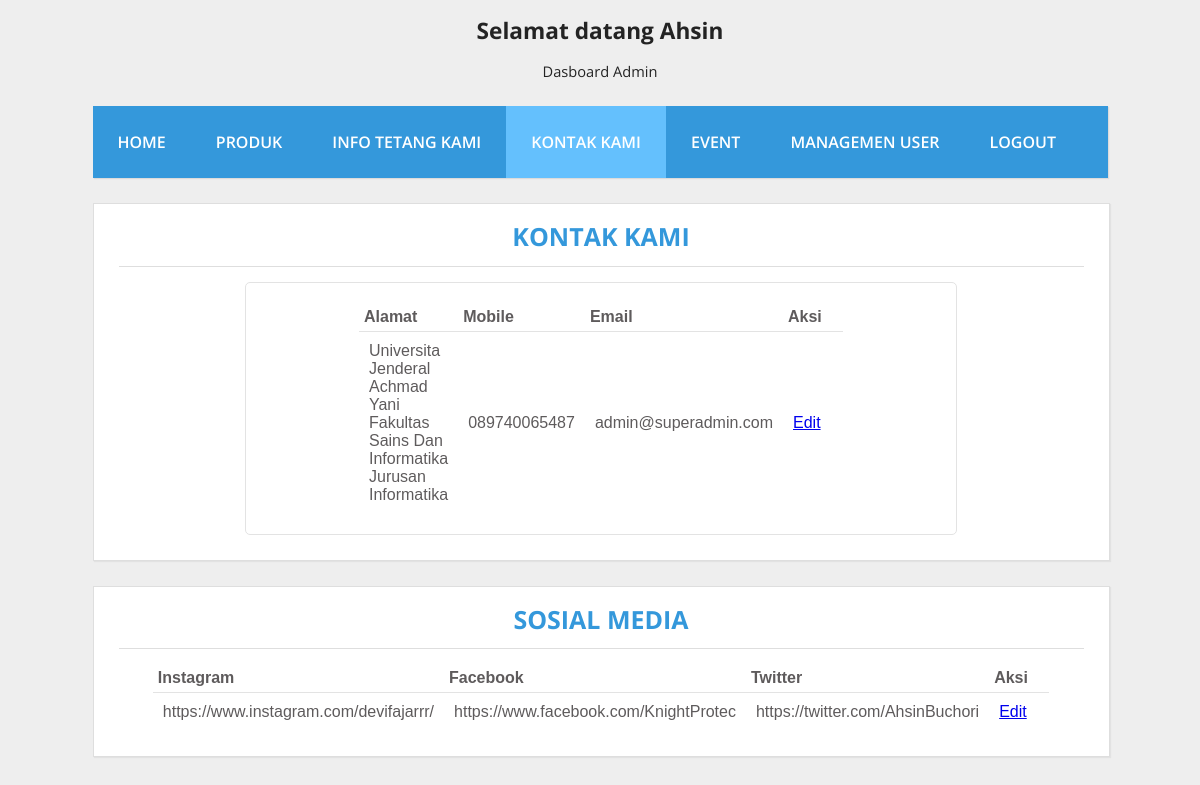
The page /Admin/kontak.php (signed in) on the database its author committed.
### tables this page shows
CREATE TABLE IF NOT EXISTS `kontak` (
  `id` int(12) NOT NULL AUTO_INCREMENT,
  `alamat` text NOT NULL,
  `mobile` varchar(12) NOT NULL,
  `email` varchar(100) NOT NULL,
  PRIMARY KEY (`id`)
);

CREATE TABLE IF NOT EXISTS `sosmed` (
  `id` int(11) NOT NULL AUTO_INCREMENT,
  `ig` text NOT NULL,
  `fb` text NOT NULL,
  `twitter` text NOT NULL,
  PRIMARY KEY (`id`)
);

### Admin/kontak.php (the view, shortened to what this page needs)
<!DOCTYPE html>
<html>
<head>
	<link rel="stylesheet" type="text/css" href="assets/css/produk.css">
</head>
<body>
	<header>
		<h1 class="judul">Selamat datang <?php echo $_SESSION['username'];?></h1>
		<p class="deskripsi">Dasboard Admin</p>
	</header>
	<div class="wrap">
		<nav class="menu">
			<ul>
				<li>
					<a href="dashboard.php">Home</a>
				</li>
				<li>
					<a href="produk.php" >Produk</a>
				</li>
				<li>
					<a href="info.php" >Info Tetang Kami</a>
				</li>
				<li>
					<a href="kontak.php" class="aktif">Kontak Kami</a>
				</li>
				<li>
					<a href="event.php">Event</a>
				</li>
				<li>
					<a href="user.php">Managemen User</a>
				</li>
				<li>
					<a href="konfigurasi/logout.php">Logout</a>
				</li>
			</ul>
		</nav>
		<div class="bkonten">
			<div class="konten">
				<div class="post-info">
					<b><center>Kontak Kami</center></b>
					<hr>
				</div>
				<center>
				<div id="outtable">
				  <table>
				  	<thead>
				  		<tr>
				  			<th class="short">Alamat</th>
				  			<th class="short">Mobile</th>
				  			<th class="normal">Email</th>
				  			<th class="short">Aksi</th>
				  		</tr>
				  	</thead>
				  	<tbody>
				  		<tr>
				  			<?php
								require_once("konfigurasi/koneksi.php");
								$query=mysqli_query($con,"SELECT * FROM kontak");
								while ($data=mysqli_fetch_array($query)) {
								?>
				  			<td><?php echo $data['alamat'];?></td>
				  			<td><?php echo $data['mobile'];?></td>
				  			<td><?php echo $data['email'];?></td>
				  			<td>
				  				<a href="FBalas.php?id=<?php echo $data['id'];?>">Edit</a>
				  			</td>
				  		</tr>
				  <?php
			        	}?>
				  	</tbody>
				  </table>
				</div>
				</center>
			</div>
			<div class="konten">
				<div class="post-info">
					<b><center>Sosial Media</center></b>
					<hr>
				</div>
				<center>
				<div id="outtable1">
				  <table>
				  	<thead>
				  		<tr>
				  			<th class="short">Instagram</th>
				  			<th class="short">Facebook</th>
				  			<th class="normal">Twitter</th>
				  			<th class="short">Aksi</th>
				  		</tr>
				  	</thead>
				  	<tbody>
				  		<tr>
				  			<?php
								require_once("konfigurasi/koneksi.php");
								$query=mysqli_query($con,"SELECT * FROM sosmed");
								while ($data=mysqli_fetch_array($query)) {
								?>
				  			<td><?php echo $data['ig'];?></td>
				  			<td><?php echo $data['fb'];?></td>
				  			<td><?php echo $data['twitter'];?></td>
				  			<td>
				  				<a href="FSEdit.php?id=<?php echo $data['id'];?>">Edit</a>
				  			</td>
				  		</tr>
				  <?php
			        	}?>
				  	</tbody>
				  </table>
				</div>
				</center>
			</div>
		</div>
	</div>
</body>
</html>

### Admin/assets/css/produk.css (style rules this page uses)
body { background: #eee; margin:0; font-family: 'Open Sans', sans-serif; }
hr { border:0; background:#dedede; height:1px; }
header { text-align: center; color: #232323; }
header .judul { font-size: 17pt; }
header .deskripsi { font-size: 11pt; }
.wrap { width: 1015px; margin:25px auto; }
nav.menu ul { overflow:hidden; color:#fff; list-style: none; float:left; padding:0; width: 1015px; margin:0 0 0; background:#3498db; -webkit-box-shadow: 1px 1px 1px 0px rgba(204,204,204,0.55); -moz-box-shadow: 1px 1px 1px 0px rgba(204,204,204,0.55); box-shadow: 1px 1px 1px 0px rgba(204,204,204,0.55); }
nav.menu ul li { margin:0; float:left; }
nav.menu ul a { padding:25px; display:block; font-weight:600; font-size: 16px; color:#fff; text-transform: uppercase; transition: all 0.5s ease; text-decoration: none; }
.aktif { background: #64c0fd; }
.bkonten { float:left; }
.konten { width:965px; padding:25px; margin:25px auto; background: #fff; border:1px solid #dedede; -webkit-box-shadow: 1px 1px 1px 0px rgba(204,204,204,0.35); -moz-box-shadow: 1px 1px 1px 0px rgba(204,204,204,0.35); box-shadow: 1px 1px 1px 0px rgba(204,204,204,0.35); }
.post-info { color: #3498db; font-size: 25px; margin: -10px 0 15px; text-transform: uppercase; }
#outtable { padding: 20px; border:1px solid #e3e3e3; width:670px; border-radius: 5px; }
.short { width: 50px; }
.normal { width: 150px; }
table { border-collapse: collapse; font-family: arial; color:#5E5B5C; }
thead th { text-align: left; padding: 5px; }
tbody td { border-top: 1px solid #e3e3e3; padding: 10px; }

### rows shown on the page
kontak: alamat "Universita Jenderal Achmad Yani Fakultas Sains Dan Informatika Jurusan Informatika", mobile "089740065487", email "admin@superadmin.com"
sosmed: ig "https://www.instagram.com/devifajarrr/", fb "https://www.facebook.com/KnightProtec", twitter "https://twitter.com/AhsinBuchori"

### other values the page prints
$_SESSION['username'] "Ahsin"
